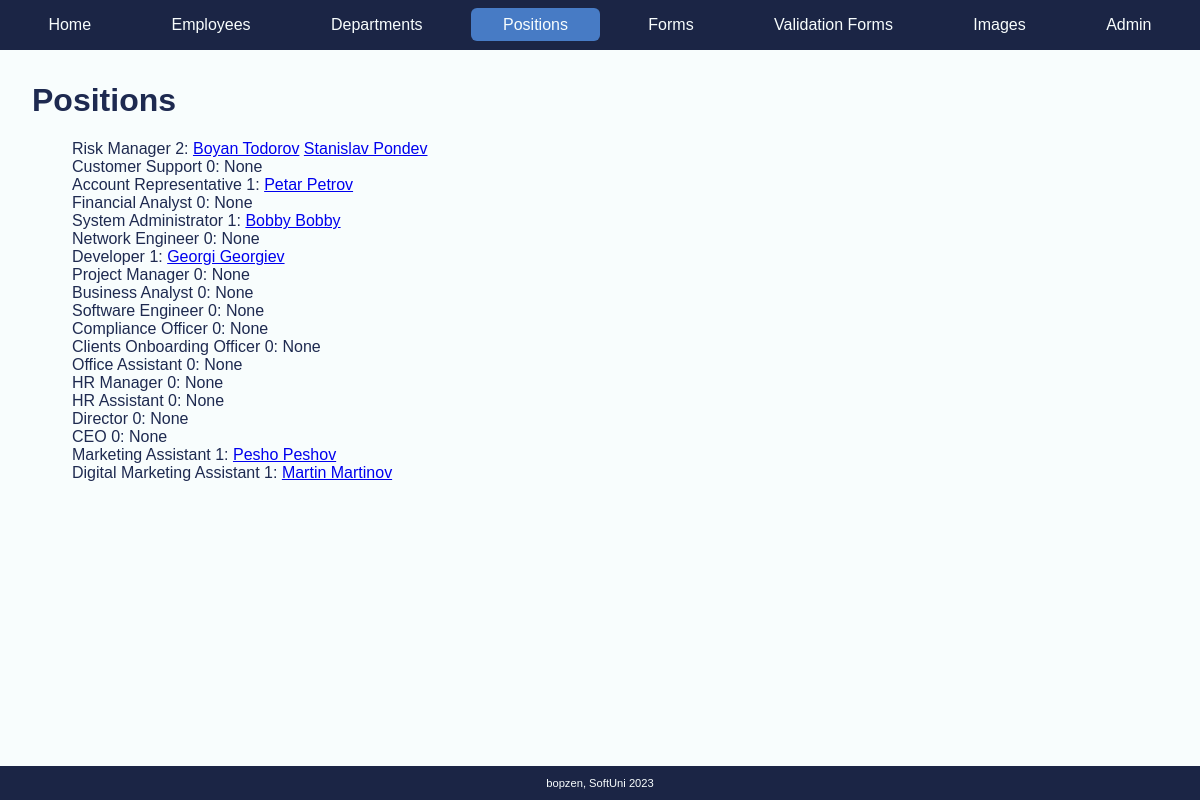
/positions/, run on the app's committed database.
### models_demo/hr/models.py (models this page shows, shortened)
class CreateUpdateMixin(models.Model):
    class Meta:
        abstract = True
    created_on = models.DateTimeField(auto_now_add=True)
    updated_on = models.DateTimeField(auto_now=True)

class Position(CreateUpdateMixin, models.Model):
    position_name = models.CharField(max_length=50)
    department = models.ForeignKey(to=Department, on_delete=models.RESTRICT)

class Employee(CreateUpdateMixin, models.Model):
    class Meta:
        ordering = ['first_name']
    first_name = models.CharField(max_length=30)
    last_name = models.CharField(max_length=40)
    email_address = models.EmailField(unique=True)
    birth_date = models.DateField()
    works_full_time = models.BooleanField()
    city = models.ForeignKey(to=Location, on_delete=models.RESTRICT)
    department = models.ForeignKey(to=Department, on_delete=models.RESTRICT, null=True, blank=True)
    position = models.ForeignKey(to=Position, on_delete=models.RESTRICT, null=True, blank=True)
    job_level = models.ForeignKey(to=JobLevel, on_delete=models.RESTRICT, null=True, blank=True)
    project = models.ManyToManyField(Project)
    slug = models.SlugField(unique=True)
    @property
    def full_name(self):
        return f'{self.first_name} {self.last_name}'

### models_demo/hr/views.py (the view)
# urls.py: path('positions/', show_positions, name='show-positions'),
def show_positions(request):
    positions_list = Position.objects.all()
    context = {
        'positions_list': positions_list
    }
    return render(request, 'positions.html', context)

### models_demo/hr/templates/positions.html (shortened to what this page needs)
{% extends 'base.html' %}
{% block content %}
    <h1>Positions</h1>
    <ul>
        {% for position in positions_list %}
            <li>{{ position.position_name }} {{ position.employee_set.count }}:
                {% for employee in position.employee_set.all %}
                    <a href="{% url 'details-employee' pk=employee.pk %}">{{ employee.full_name }}</a>
                    {% empty %}
                        <span>None</span>
                {% endfor %}
            </li>
        {% endfor %}
    </ul>
{% endblock %}

### static/css/style.css (style rules this page uses)
body { background: #f8fdfd; font-family: Verdana, sans-serif; color: rgba(26, 38, 77, 0.98); box-sizing: border-box; margin: 0; padding: 0; }
li { list-style-type: none; }

### data on the page
Position: position_name "Risk Manager", employee_set.count "2"
Employee: full_name "Boyan Todorov"
Employee: full_name "Stanislav Pondev"
Position: position_name "Customer Support", employee_set.count "0"
Position: position_name "Account Representative", employee_set.count "1"
Employee: full_name "Petar Petrov"
Position: position_name "Financial Analyst", employee_set.count "0"
Position: position_name "System Administrator", employee_set.count "1"
Employee: full_name "Bobby Bobby"
Position: position_name "Network Engineer", employee_set.count "0"
Position: position_name "Developer", employee_set.count "1"
Employee: full_name "Georgi Georgiev"
Position: position_name "Project Manager", employee_set.count "0"
Position: position_name "Business Analyst", employee_set.count "0"
Position: position_name "Software Engineer", employee_set.count "0"
Position: position_name "Compliance Officer", employee_set.count "0"
Position: position_name "Clients Onboarding Officer", employee_set.count "0"
Position: position_name "Office Assistant", employee_set.count "0"
Position: position_name "HR Manager", employee_set.count "0"
Position: position_name "HR Assistant", employee_set.count "0"
Position: position_name "Director", employee_set.count "0"
Position: position_name "CEO", employee_set.count "0"
Position: position_name "Marketing Assistant", employee_set.count "1"
Employee: full_name "Pesho Peshov"
Position: position_name "Digital Marketing Assistant", employee_set.count "1"
Employee: full_name "Martin Martinov"
